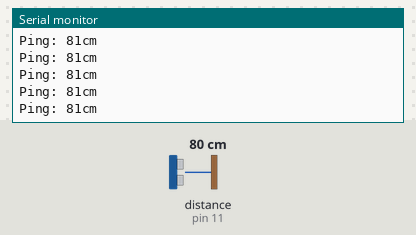
This sketch was run on a simulated Arduino Uno, built with avr-gcc and run on an emulated ATmega328P. Shown: the last lines printed to the serial monitor. The inputs (shaded band) are chosen by the test bench; at power-on: distance to the obstacle (sensor on pin 11) 80 cm. The echo pulse lasts 58.3 µs per cm.

Above: at 1.2 s.
1.3 s: distance to the obstacle (sensor on pin 11) set to 35 cm
At 1.34 s:
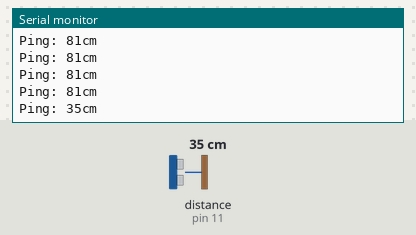
4.3 s: distance to the obstacle (sensor on pin 11) set to 2 cm
At 4.3 s:
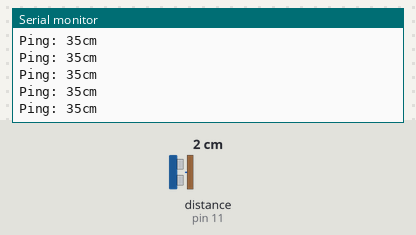
Timing chart, 0 to 7.3 s (numbered marks = the images above; inputs shaded):
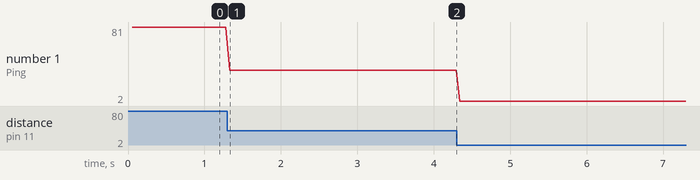

Measured:
- after the input at 1.3 s, the serial monitor: prints a new line at once (image 1)
- plotted number 1: 81 → 35 after the input at 1.3 s, 35 → 2 after the input at 4.3 s

The sketch:

Two_TRIG_Test.ino
```cpp
#include <NewPing.h>
#define TRIG_PIN    12          // trigger Pin
#define ECHO_PIN    11          // Echo Pin
#define MAX_DISTANCE 200        // Maximum distance we want to ping for (in centimeters). Maximum sensor distance is rated at 400-500cm.

NewPing sonar(TRIG_PIN, ECHO_PIN, MAX_DISTANCE);    // 設定 NewPing 物件，並給與最遠測試距離

void setup() {
  Serial.begin(9600);         // 開啟串列埠顯示 ping 的距離值
}

void loop() {
  delay(50);                        // 等待 50 毫秒，需大於前程式說明的 29 秒
  unsigned int uS = sonar.ping();   // 送出 ping，並取得微秒 microseconds(uS) 時間
  Serial.print("Ping: ");
  Serial.print(sonar.convert_cm(uS));    // 換算時間為公分，如顯示 0，表示超出距離範圍
  Serial.println("cm");
}
```
